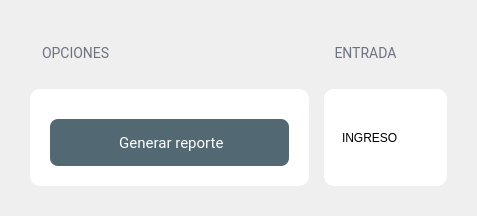
               <widget class="QWidget" name="pag6">
                <layout class="QGridLayout" name="gridLayout_62">
                 <property name="leftMargin">
                  <number>0</number>
                 </property>
                 <property name="topMargin">
                  <number>0</number>
                 </property>
                 <property name="rightMargin">
                  <number>0</number>
                 </property>
                 <property name="bottomMargin">
                  <number>0</number>
                 </property>
                 <property name="spacing">
                  <number>0</number>
                 </property>
                 <item row="0" column="0" colspan="2">
                  <widget class="QFrame" name="frame_65">
                   <property name="frameShape">
                    <enum>QFrame::NoFrame</enum>
                   </property>
                   <property name="frameShadow">
                    <enum>QFrame::Raised</enum>
                   </property>
                   <layout class="QGridLayout" name="gridLayout_73">
                    <property name="leftMargin">
                     <number>30</number>
                    </property>
                    <property name="topMargin">
                     <number>30</number>
                    </property>
                    <property name="rightMargin">
                     <number>30</number>
                    </property>
                    <property name="bottomMargin">
                     <number>30</number>
                    </property>
                    <property name="horizontalSpacing">
                     <number>15</number>
                    </property>
                    <property name="verticalSpacing">
                     <number>9</number>
                    </property>
                    <item row="1" column="1" colspan="2">
                     <widget class="QFrame" name="frame_58">
                      <property name="minimumSize">
                       <size>
                        <width>0</width>
                        <height>50</height>
                       </size>
                      </property>
                      <property name="maximumSize">
                       <size>
                        <width>16777215</width>
                        <height>50</height>
                       </size>
                      </property>
                      <property name="styleSheet">
                       <string notr="true">QPushButton{
font-family: Roboto;
border: 0px;
font-weight: normal;
font-size: 14px;
background-color: transparent;
letter-spacing: 0.10em;
color: #6B7280;
border-bottom:3px solid transparent
}


QPushButton:hover{
color:#54BFC9;
}

QPushButton:disabled{
color:#54BFC9;
border-bottom:3px solid #54BFC9;

}

#frame_2{background-color:#F9FAFB ;font-size: 16px;
border-top-left-radius: 10px;
border-top-right-radius: 10px;}

</string>
                      </property>
                      <property name="frameShape">
                       <enum>QFrame::NoFrame</enum>
                      </property>
                      <property name="frameShadow">
                       <enum>QFrame::Plain</enum>
                      </property>
                      <layout class="QHBoxLayout" name="horizontalLayout_17">
                       <property name="spacing">
                        <number>8</number>
                       </property>
                       <property name="leftMargin">
                        <number>0</number>
                       </property>
                       <property name="topMargin">
                        <number>0</number>
                       </property>
                       <property name="rightMargin">
                        <number>0</number>
                       </property>
                       <property name="bottomMargin">
                        <number>0</number>
                       </property>
                       <item>
                        <widget class="QPushButton" name="btn_tabmonto">
                         <property name="minimumSize">
                          <size>
                           <width>83</width>
                           <height>0</height>
                          </size>
                         </property>
                         <property name="maximumSize">
                          <size>
                           <width>16777215</width>
                           <height>27</height>
                          </size>
                         </property>
                         <property name="cursor">
                          <cursorShape>PointingHandCursor</cursorShape>
                         </property>
                         <property name="styleSheet">
                          <string notr="true"/>
                         </property>
                         <property name="text">
                          <string>ENTRADA</string>
                         </property>
                         <property name="flat">
                          <bool>true</bool>
                         </property>
                        </widget>
                       </item>
                       <item>
                        <spacer name="horizontalSpacer_10">
                         <property name="orientation">
                          <enum>Qt::Horizontal</enum>
                         </property>
                         <property name="sizeType">
                          <enum>QSizePolicy::Expanding</enum>
                         </property>
                         <property name="sizeHint" stdset="0">
                          <size>
                           <width>40</width>
                           <height>20</height>
                          </size>
                         </property>
                        </spacer>
                       </item>
                      </layout>
                     </widget>
                    </item>
                    <item row="2" column="0">
                     <widget class="QFrame" name="frame_64">
                      <property name="minimumSize">
                       <size>
                        <width>279</width>
                        <height>0</height>
                       </size>
                      </property>
                      <property name="maximumSize">
                       <size>
                        <width>279</width>
                        <height>16777215</height>
                       </size>
                      </property>
                      <property name="styleSheet">
                       <string notr="true">#frame_64{
background-color: rgb(255, 255, 255);
border-radius: 10px;
}</string>
                      </property>
                      <property name="frameShape">
                       <enum>QFrame::NoFrame</enum>
                      </property>
                      <property name="frameShadow">
                       <enum>QFrame::Raised</enum>
                      </property>
                      <layout class="QVBoxLayout" name="verticalLayout_6">
                       <property name="spacing">
                        <number>10</number>
                       </property>
                       <property name="leftMargin">
                        <number>20</number>
                       </property>
                       <property name="topMargin">
                        <number>20</number>
                       </property>
                       <property name="rightMargin">
                        <number>20</number>
                       </property>
                       <property name="bottomMargin">
                        <number>20</number>
                       </property>
                       <item>
                        <widget class="QFrame" name="frame_47">
                         <property name="styleSheet">
                          <string notr="true">
/* DATE */

QDateEdit{
font-family: Roboto;
font-style: normal;
font-weight: normal;
font-size: 14px;
letter-spacing: 0.02em;
background: #F3F4F6;
color:#9CA3AF;
padding:8px;
border-radius:8px; }

QDateEdit::up-button {
min-width: 25px; min-height: 12px; background-color: #F3F4F6; 
border-radius: 6px;}

QDateEdit::down-button {
min-width: 25px; min-height: 12px; background-color: #F3F4F6; 
border-radius: 6px;}

QDateEdit::up-arrow{
	image: url(:/prefijoNuevo/comDownP.png);
     width: 9px;
     height: 9px;
}

QDateEdit::down-arrow{
	image:url(:/prefijoNuevo/comUpP.png);
     width: 9px;
     height: 9px;}

QDateEdit::hover{
background: #FFFFFF;
border: 2px solid #526974;
border-radius: 8px;
}


</string>
                         </property>
                         <property name="frameShape">
                          <enum>QFrame::NoFrame</enum>
                         </property>
                         <property name="frameShadow">
                          <enum>QFrame::Raised</enum>
                         </property>
                         <widget class="QDateEdit" name="date_final">
                          <property name="geometry">
                           <rect>
                            <x>0</x>
                            <y>220</y>
                            <width>238</width>
                            <height>47</height>
                           </rect>
                          </property>
                          <property name="minimumSize">
                           <size>
                            <width>0</width>
                            <height>47</height>
                           </size>
                          </property>
                          <property name="maximumSize">
                           <size>
                            <width>16777215</width>
                            <height>47</height>
                           </size>
                          </property>
                          <property name="cursor">
                           <cursorShape>PointingHandCursor</cursorShape>
                          </property>
                          <property name="styleSheet">
                           <string notr="true"/>
                          </property>
                          <property name="displayFormat">
                           <string>yyyy-MM-d</string>
                          </property>
                          <property name="calendarPopup">
                           <bool>false</bool>
                          </property>
                         </widget>
                         <widget class="QLabel" name="label_57">
                          <property name="geometry">
                           <rect>
                            <x>0</x>
                            <y>30</y>
                            <width>91</width>
                            <height>20</height>
                           </rect>
                          </property>
                          <property name="styleSheet">
                           <string notr="true">QLabel{
font-family: Roboto;
font-style: normal;
font-weight: 450;
font-size: 17px;
letter-spacing: 0.02em;
color: #6B7280;}</string>
                          </property>
                          <property name="text">
                           <string>Filtrar</string>
                          </property>
                         </widget>
                         <widget class="QDateEdit" name="date_inicio">
                          <property name="geometry">
                           <rect>
                            <x>0</x>
                            <y>110</y>
                            <width>238</width>
                            <height>47</height>
                           </rect>
                          </property>
                          <property name="minimumSize">
                           <size>
                            <width>0</width>
                            <height>47</height>
                           </size>
                          </property>
                          <property name="maximumSize">
                           <size>
                            <width>16777215</width>
                            <height>47</height>
                           </size>
                          </property>
                          <property name="cursor">
                           <cursorShape>PointingHandCursor</cursorShape>
                          </property>
                          <property name="styleSheet">
                           <string notr="true"/>
                          </property>
                          <property name="displayFormat">
                           <string>yyyy-MM-d</string>
                          </property>
                          <property name="calendarPopup">
                           <bool>false</bool>
                          </property>
                         </widget>
                         <widget class="QLabel" name="label_49">
                          <property name="geometry">
                           <rect>
                            <x>0</x>
                            <y>190</y>
                            <width>101</width>
                            <height>20</height>
                           </rect>
                          </property>
                          <property name="styleSheet">
                           <string notr="true">QLabel{
font-family: Roboto;
font-style: normal;
font-weight: 450;
font-size: 17px;
letter-spacing: 0.02em;
color: #6B7280;}</string>
                          </property>
                          <property name="text">
                           <string>Fecha final</string>
                          </property>
                         </widget>
                         <widget class="QLabel" name="label_56">
                          <property name="geometry">
                           <rect>
                            <x>0</x>
                            <y>80</y>
                            <width>121</width>
                            <height>20</height>
                           </rect>
                          </property>
                          <property name="styleSheet">
                           <string notr="true">QLabel{
font-family: Roboto;
font-style: normal;
font-weight: 450;
font-size: 17px;
letter-spacing: 0.02em;
color: #6B7280;}</string>
                          </property>
                          <property name="text">
                           <string>Fecha inicio</string>
                          </property>
                         </widget>
                        </widget>
                       </item>
                       <item>
                        <widget class="QPushButton" name="btn_generar">
                         <property name="minimumSize">
                          <size>
                           <width>0</width>
                           <height>47</height>
                          </size>
                         </property>
                         <property name="maximumSize">
                          <size>
                           <width>16777215</width>
                           <height>47</height>
                          </size>
                         </property>
                         <property name="cursor">
                          <cursorShape>PointingHandCursor</cursorShape>
                         </property>
                         <property name="styleSheet">
                          <string notr="true">
QPushButton{
font-family: Roboto;
font-style: normal;
font-weight: normal;
font-size: 15px;
letter-spacing: 0.02em;
color:white;
padding:8px;
background: #526974;
border-radius: 8px;}

QPushButton:hover{background: #29353A;
border-radius: 8px; }
</string>
                         </property>
                         <property name="text">
                          <string> Generar reporte</string>
                         </property>
                         <property name="icon">
                          <iconset>
                           <normaloff>:/prefijoNuevo/reportee.png</normaloff>:/prefijoNuevo/reportee.png</iconset>
                         </property>
                         <property name="iconSize">
                          <size>
                           <width>16</width>
                           <height>16</height>
                          </size>
                         </property>
                        </widget>
                       </item>
                      </layout>
                     </widget>
                    </item>
                    <item row="1" column="0">
                     <widget class="QFrame" name="frame_66">
                      <property name="minimumSize">
                       <size>
                        <width>0</width>
                        <height>50</height>
                       </size>
                      </property>
                      <property name="maximumSize">
                       <size>
                        <width>16777215</width>
                        <height>50</height>
                       </size>
                      </property>
                      <property name="styleSheet">
                       <string notr="true">QPushButton{
font-family: Roboto;
border: 0px;
font-weight: normal;
font-size: 14px;
background-color: transparent;
letter-spacing: 0.10em;
color: #6B7280;
border-bottom:3px solid transparent
}


QPushButton:hover{
color:#54BFC9;
}

QPushButton:disabled{
color:#54BFC9;
border-bottom:3px solid #54BFC9;

}

#frame_2{background-color:#F9FAFB ;font-size: 16px;
border-top-left-radius: 10px;
border-top-right-radius: 10px;}

</string>
                      </property>
                      <property name="frameShape">
                       <enum>QFrame::NoFrame</enum>
                      </property>
                      <property name="frameShadow">
                       <enum>QFrame::Plain</enum>
                      </property>
                      <layout class="QHBoxLayout" name="horizontalLayout_18">
                       <property name="spacing">
                        <number>8</number>
                       </property>
                       <property name="leftMargin">
                        <number>9</number>
                       </property>
                       <property name="topMargin">
                        <number>0</number>
                       </property>
                       <property name="rightMargin">
                        <number>0</number>
                       </property>
                       <property name="bottomMargin">
                        <number>0</number>
                       </property>
                       <item>
                        <widget class="QLabel" name="label_58">
                         <property name="styleSheet">
                          <string notr="true">
font-family: Roboto;
border: 0px;
font-weight: normal;
font-size: 14px;
background-color: transparent;
letter-spacing: 0.10em;
color: #6B7280;
border-bottom:3px solid transparent
</string>
                         </property>
                         <property name="text">
                          <string>OPCIONES</string>
                         </property>
                        </widget>
                       </item>
                      </layout>
                     </widget>
                    </item>
                    <item row="2" column="1" colspan="2">
                     <widget class="QFrame" name="frame_48">
                      <property name="minimumSize">
                       <size>
                        <width>71</width>
                        <height>0</height>
                       </size>
                      </property>
                      <property name="styleSheet">
                       <string notr="true">#frame_48{

	background-color: rgb(255, 255, 255);
border-radius: 10px;

}</string>
                      </property>
                      <property name="frameShape">
                       <enum>QFrame::StyledPanel</enum>
                      </property>
                      <property name="frameShadow">
                       <enum>QFrame::Raised</enum>
                      </property>
                      <layout class="QGridLayout" name="gridLayout_60">
                       <item row="0" column="0">
                        <widget class="QStackedWidget" name="stackedWidget_5">
                         <property name="currentIndex">
                          <number>0</number>
                         </property>
                         <widget class="QWidget" name="page_10">
                          <layout class="QGridLayout" name="gridLayout_61">
                           <property name="leftMargin">
                            <number>0</number>
                           </property>
                           <property name="topMargin">
                            <number>0</number>
                           </property>
                           <property name="rightMargin">
                            <number>0</number>
                           </property>
                           <property name="bottomMargin">
                            <number>0</number>
                           </property>
                           <item row="1" column="1">
                            <widget class="QFrame" name="frame_38">
                             <property name="styleSheet">
                              <string notr="true">#frame_38{
	background-color: rgb(255, 255, 255);
}</string>
                             </property>
                             <property name="frameShadow">
                              <enum>QFrame::Plain</enum>
                             </property>
                             <layout class="QGridLayout" name="gridLayout_69">
                              <property name="leftMargin">
                               <number>9</number>
                              </property>
                              <property name="topMargin">
                               <number>9</number>
                              </property>
                              <property name="rightMargin">
                               <number>9</number>
                              </property>
                              <property name="bottomMargin">
                               <number>9</number>
                              </property>
                              <item row="0" column="0">
                               <widget class="QLabel" name="label_3">
                                <property name="text">
                                 <string>INGRESO</string>
                                </property>
                               </widget>
                              </item>
                             </layout>
                            </widget>
                           </item>
                          </layout>
                         </widget>
                         <widget class="QWidget" name="page_11">
                          <layout class="QGridLayout" name="gridLayout_65">
                           <property name="leftMargin">
                            <number>0</number>
                           </property>
                           <property name="topMargin">
                            <number>0</number>
                           </property>
                           <property name="rightMargin">
                            <number>0</number>
                           </property>
                           <property name="bottomMargin">
                            <number>0</number>
                           </property>
                           <item row="2" column="0">
                            <widget class="QFrame" name="frame_39">
                             <property name="styleSheet">
                              <string notr="true">#frame_39{

	background-color: rgb(255, 255, 255);
}</string>
                             </property>
                             <property name="frameShadow">
                              <enum>QFrame::Plain</enum>
                             </property>
                             <layout class="QGridLayout" name="gridLayout_63">
                              <item row="0" column="0">
                               <widget class="QLabel" name="label">
                                <property name="text">
                                 <string>SALIDA</string>
                                </property>
                               </widget>
                              </item>
                             </layout>
                            </widget>
                           </item>
                          </layout>
                         </widget>
                        </widget>
                       </item>
                      </layout>
                     </widget>
                    </item>
                   </layout>
                  </widget>
                 </item>
                </layout>
               </widget>
